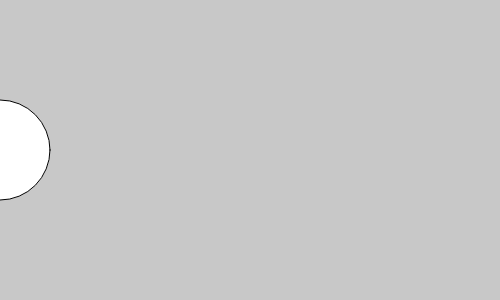
Frame 1 (no input)
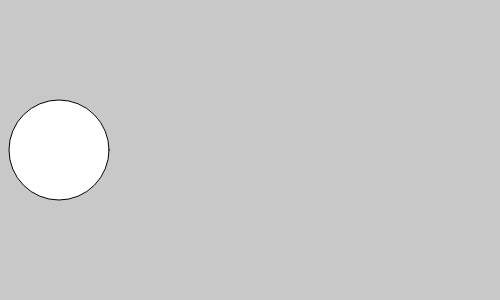
Frame 60 (no input)
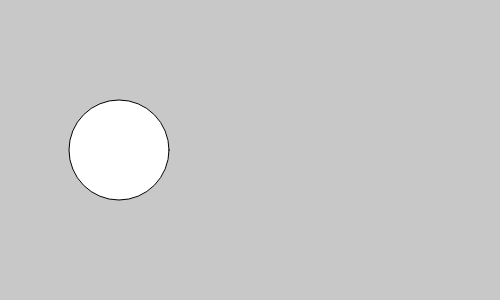
Frame 120 (the mouse pressed at the canvas centre since frame 60)

The p5.js sketch that drew these frames (run headless with seeded random() and noise() and a simulated clock; from frame 60 on, the mouse is pressed at the canvas centre):

// p5.js sketch
// ── sketch.js
function setUp() {
    createCanvas(500, 300)
    background(200)
    ellipse(50, 50, 80, 80)
}
// ── drawLoop.html
<html>
    <head>
        <script src="https://cdnjs.cloudflare.com/ajax/libs/p5.js/0.5.11/p5.js"></script>
        <script src= "sketch1.js"></script>


   
</head>

<body>

</body>

</html> 

// ── sketch1.js
function setup() {
    createCanvas(500, 300);
    background(200);
    
}
var x = 0;
function draw() {
    background(200);
    ellipse(x, 150, 100);
    x++

}
